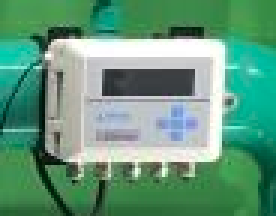
#> input picture src1.png, 92 x 72 px (shown 3 times larger)
$ python SIFT.py
#> lines starting #> are read from the running program, lines starting #| are printed output that depends on the picture; after the words box and inside, x2 and y2 are one past the last pixel; in counts of white or black regions, pixels touching at a corner belong together; long printed decimals are rounded
import numpy as np
import cv2
from matplotlib import pyplot as plt

MIN_MATCH_COUNT = 5

img1 = cv2.imread('./src1.png', 0)  # 目标图像
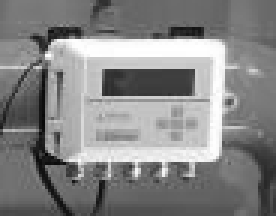
#> img1: shape (72, 92) (shown 3 times larger); min 5, max 255, mean 133.1
img2 = cv2.imread('./test1.jpg', 0) # 原图像
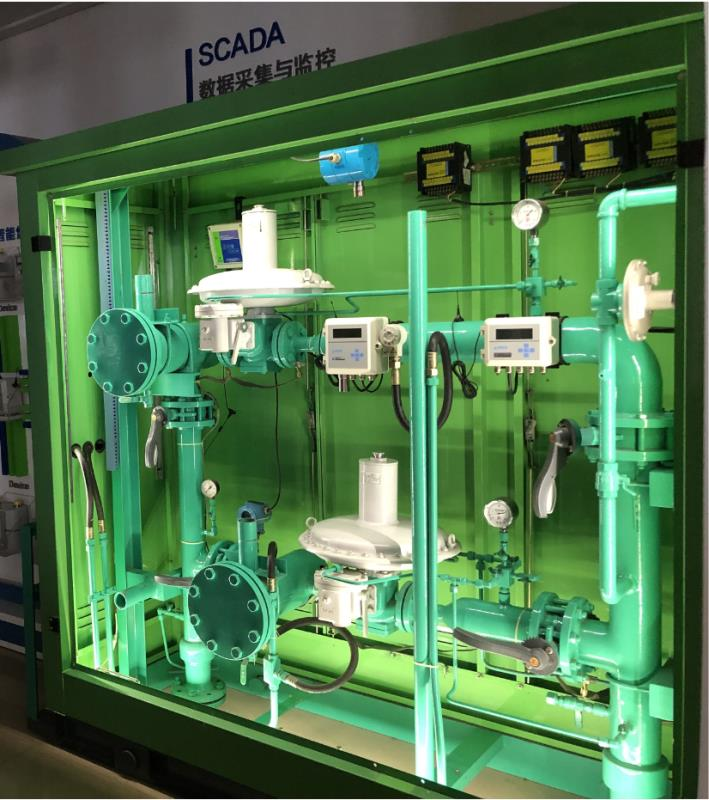
#> input picture test1.jpg, 709 x 800 px
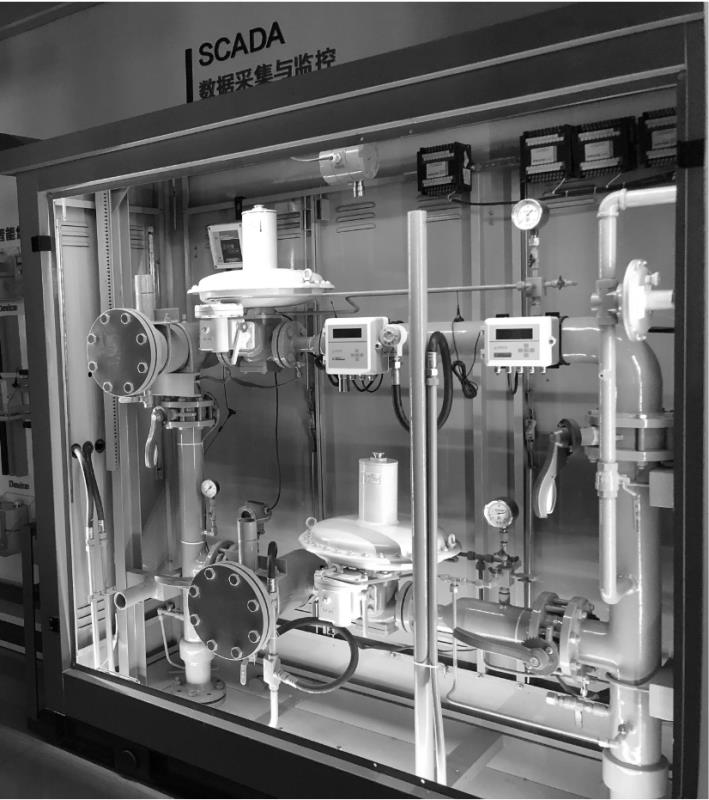
#> img2: shape (800, 709); min 0, max 255, mean 104

# Initiate SIFT detector
sift = cv2.xfeatures2d.SIFT_create()

# find the keypoints and descriptors with SIFT
kp1, des1 = sift.detectAndCompute(img1,None)#这个kp1好类似类的实例化返回的是一个<class ....>一样
#> kp1 = 63 keypoints; strongest (x, y, size): (39, 27, 7.5), (59, 27, 7.8), (45, 57, 1.8), (65, 11, 3.3)
kp2, des2 = sift.detectAndCompute(img2,None)
#> kp2 = 3483 keypoints; strongest (x, y, size): (423, 781, 2.1), (502, 334, 8.7), (526, 333, 8.9), (355, 333, 8.3)
#print(dir(000002DB2058DBD0))
#print(type(kp1),type(des1))
print(kp1)
#> (printed output is left out)
FLANN_INDEX_KDTREE = 0
index_params = dict(algorithm = FLANN_INDEX_KDTREE, trees = 5)
search_params = dict(checks = 50)

flann = cv2.FlannBasedMatcher(index_params, search_params)#这个是陷进去init还是先进入call
#print(type(flann))
#先去找到des2中的和des1中特征描述相近的
matches = flann.knnMatch(des1, des2, k=2)
#> matches = 63 matches
print("matches:\n",len(matches))
#| matches:
#|  63
#print(matches)
#matches counts
# store all the good matches as per Lowe's ratio test.
good = []
for m,n in matches:
    if m.distance < 0.7*n.distance:
        good.append(m)
#> this loop made 63 passes
#> after the loop, good = 10 matches


if len(good)>MIN_MATCH_COUNT:
    src_pts = np.float32([ kp1[m.queryIdx].pt for m in good ]).reshape(-1,1,2)
#> src_pts = [[33.82, 55.23], [39.04, 27.09], [39.04, 27.09], [53.5, 41.17], [53.5, 41.17], [58.28, 45.47], [58.54, 42.87], [58.84, 27.1], [63.75, 41.09], [63.75, 41.09]]
    print(src_pts)
#| [[[33.823 55.231]]
#|  [[39.039  27.094 ]]
#|  [[39.039  27.094 ]]
#|  [[53.502  41.170]]
#|  [[53.502  41.170]]
#|  [[58.285 45.470 ]]
#|  [[58.545 42.871]]
#|  [[58.840  27.099]]
#|  [[63.751 41.089]]
#|  [[63.751 41.089]]]
    dst_pts = np.float32([ kp2[m.trainIdx].pt for m in good ]).reshape(-1,1,2)
#> dst_pts = [[518.3, 367.7], [502.3, 333.9], [502.3, 333.9], [519.9, 350.2], [519.9, 350.2], [525.9, 355.5], [526.4, 352.5], [526, 333.5], [532.1, 350], [532.1, 350]]

    M, mask = cv2.findHomography(src_pts, dst_pts, cv2.RANSAC,5.0) #calib3d模块
#> M = [[1.4, -0.652, 456.3], [0.126, 0.719, 303.4], [0.000434, -0.0013, 1]]; mask = [0, 1, 1, 1, 1, 1, 1, 1, 1, 1]
    '''
    RANSAC算法：RANSAC
    cv2.findHomography(kpA, kpB, cv2.RANSAC, reproThresh) # 计算出单应性矩阵
    参数说明：kpA表示图像A关键点的坐标, kpB图像B关键点的坐标,
    使用随机抽样一致性算法来进行迭代，reproThresh表示每次抽取样本的个数
    '''
    matchesMask = mask.ravel().tolist()
#> matchesMask = [0, 1, 1, 1, 1, 1, 1, 1, 1, 1]

    h,w, = img1.shape
#> h = 72; w = 92
    pts = np.float32([ [0,0],[0,h-1],[w-1,h-1],[w-1,0] ]).reshape(-1,1,2)
#> pts = [[0, 0], [0, 71], [91, 71], [91, 0]]
    dst = cv2.perspectiveTransform(pts,M)
#> dst = [[456.3, 303.4], [451.6, 390.5], [567.1, 386.3], [561.3, 302.9]]

    img2 = cv2.polylines(img2,[np.int32(dst)],True,255,3, cv2.LINE_AA)
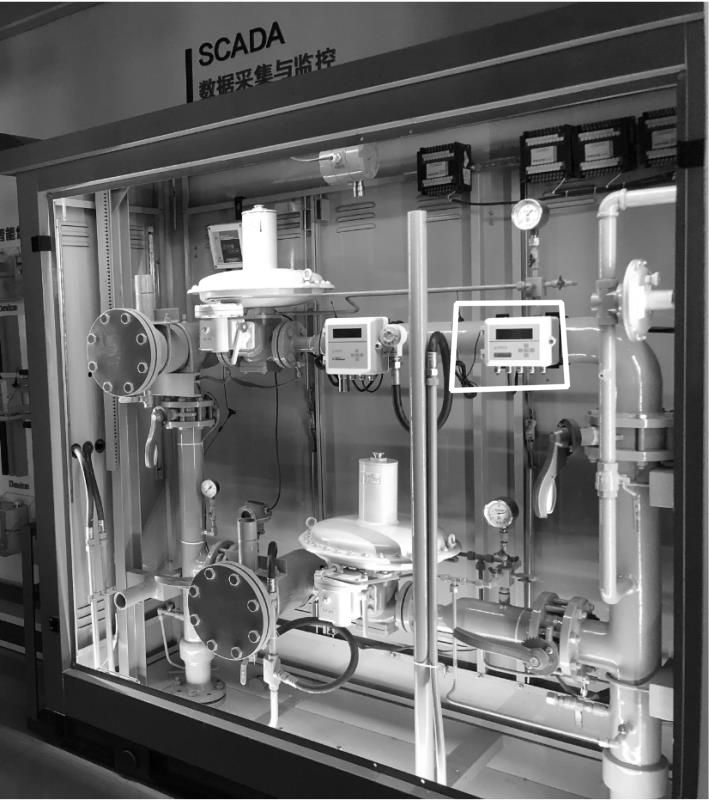
#> img2: shape (800, 709); 0.48% of pixels changed, all inside (x1, y1, x2, y2) = (448, 299, 571, 394)

else:
    print ("Not enough matches are found - %d/%d" % (len(good),MIN_MATCH_COUNT))
    matchesMask = None

draw_params = dict(matchColor = (0,255,0), # draw matches in green color
                   singlePointColor = None,
                   matchesMask = matchesMask, # draw only inliers
                   flags = 2)
#> draw_params = 4 items

img3 = cv2.drawMatches(img1,kp1,img2,kp2,good,None,**draw_params)
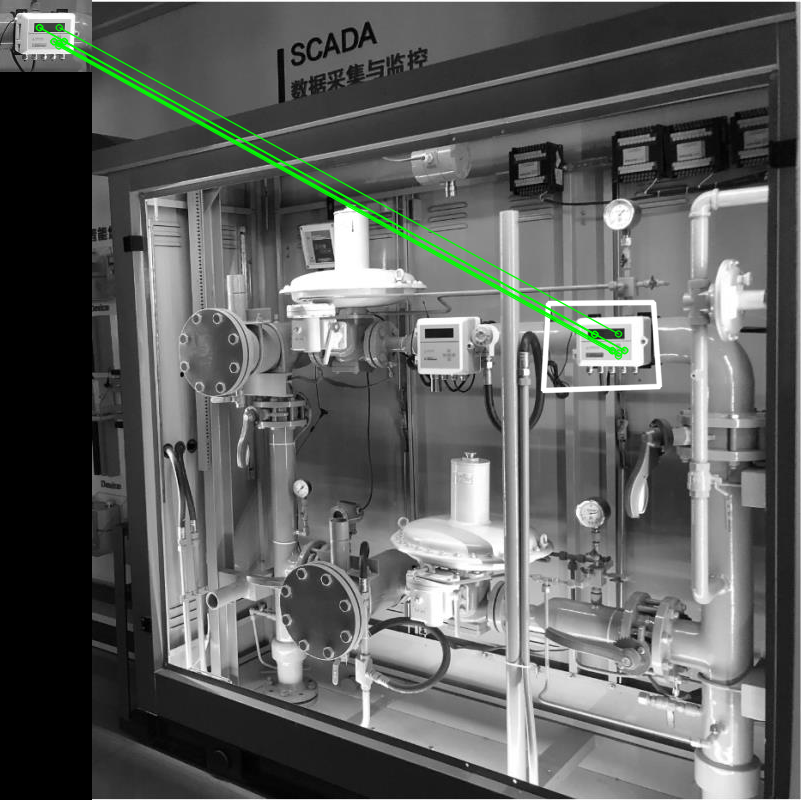
#> img3: shape (800, 801, 3); mean of channels 0, 1, 2 93.1, 95, 93.1; drawn as B, G, R

plt.imshow(img3, 'gray'),plt.show()
